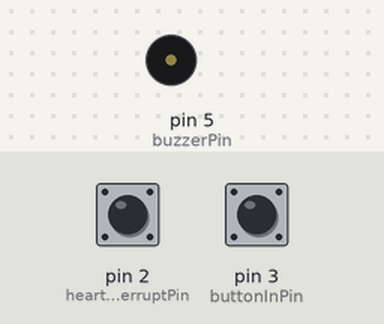
Recording of a sketch running on a simulated Arduino Uno, built with avr-gcc and run on an emulated ATmega328P. On the bench: buzzer (waves = sounding). The inputs (shaded band) are chosen by the test bench; at power-on: pin 2 (heartInterruptPin) HIGH, pin 3 (buttonInPin) HIGH.

Above: at 1.2 s.
1.3 s: pin 2 (heartInterruptPin) pulled LOW for 0.15 s
At 2.2 s:
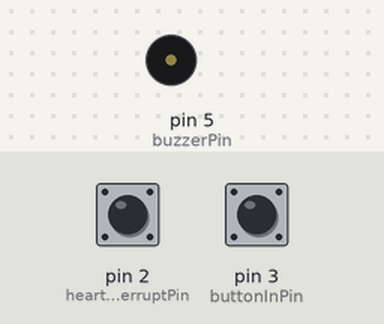
2.9 s: pin 2 (heartInterruptPin) pulled LOW for 3.2 s
At 6.4 s:
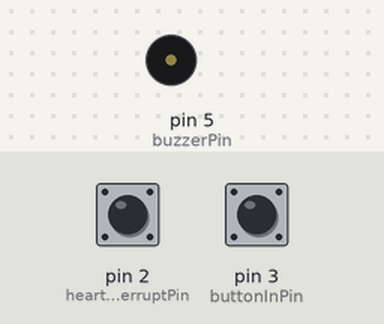
7.6 s: pin 3 (buttonInPin) pulled LOW for 3.2 s
At 11.2 s:
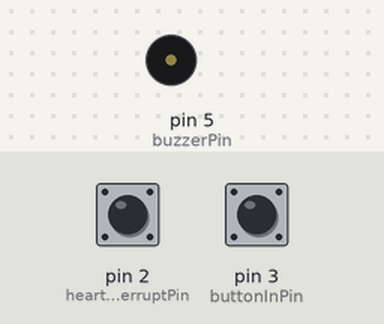
Timing chart, 0 to 12.7 s (numbered marks = the images above; inputs shaded):
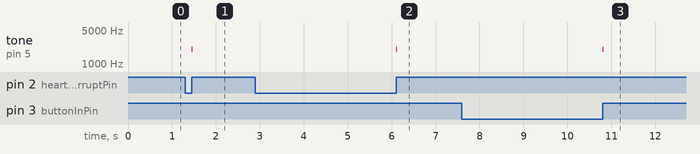

The sketch:

hardware_confirmation.ino
```cpp
// pin definitions
const int buzzerPin = 5;
const int heartInterruptPin = 2;
const int buttonInPin = 3;

// volatile vars for interrupts
volatile bool heartRateState = false;
volatile bool volButtonState = false;

void setup() {
  // set pin modes
  pinMode(buzzerPin, OUTPUT);
  pinMode(heartInterruptPin, INPUT_PULLUP);
  pinMode(buttonInPin, INPUT_PULLUP);
  // set interrupts
  attachInterrupt(digitalPinToInterrupt(heartInterruptPin), flipHeartRateState, RISING);
  attachInterrupt(digitalPinToInterrupt(buttonInPin), flipVolButtonState, RISING);
}

void loop() {
  heartRateTest();
  buttonTest();
  //buzzerTest();
}

void heartRateTest() {
  if (heartRateState == true) {
    heartRateState = false;
    audioBlip();
  }
}

void buttonTest() {
  if (volButtonState == true) {
    volButtonState = false;
    audioBlip();
  }
}

void buzzerTest() {
  tone(buzzerPin, 294, 125); //D4
  delay(125);
  tone(buzzerPin, 294, 125); //D4
  delay(125);
  tone(buzzerPin, 587, 250); //D5
  delay(250);
  tone(buzzerPin, 440, 100); //A4
  delay(1000);
}

void audioBlip() {
  tone(buzzerPin, 2000, 10);
}

void flipHeartRateState() {
  heartRateState = !heartRateState;
}

void flipVolButtonState() {
  volButtonState = !volButtonState;
}


//  POTENTIOMETER TEST
//  int sensorValue = analogRead(heartBeatPin); // 0 to 708
//  // Convert the analog reading (which goes from 0 - 1023) to a voltage (0 - 5V):
//  float voltage = sensorValue * (5.0 / 1023.0);
//  // print out the value you read:
//  Serial.println(voltage);
```

Measured:
- after the input at 1.3 s, tone on pin 5 (buzzerPin): silent → 2000 Hz after 0.15 s, → silent 0.01 s later
- after the input at 2.9 s, tone on pin 5 (buzzerPin): silent → 2000 Hz after 3.2 s, → silent 0.01 s later
- after the input at 7.6 s, tone on pin 5 (buzzerPin): silent → 2000 Hz after 3.2 s, → silent 0.01 s later
